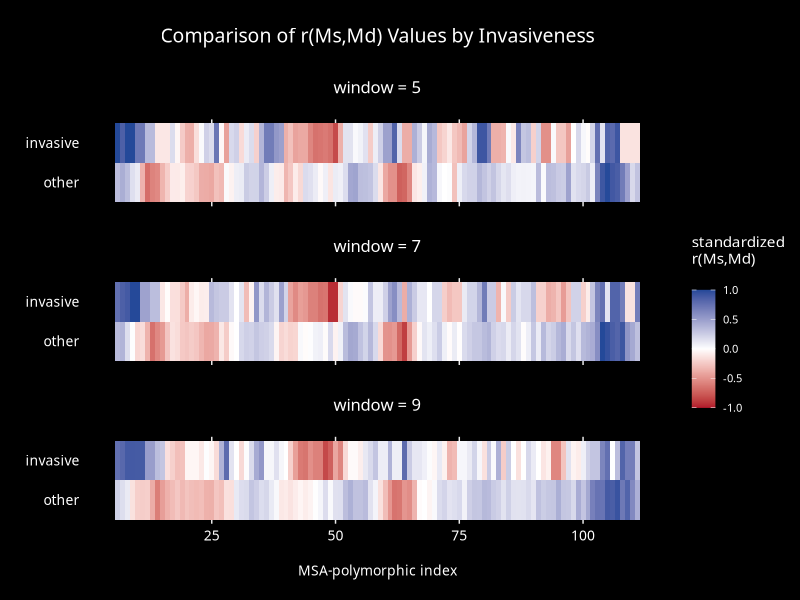

The R script that drew this image:

library(dplyr)
library(ggplot2)
library(tidyr)

data <- read.csv("data/all_r_values.csv") 

r1 <- range(data$position)[1]
r2 <- range(data$position)[2]

y_adj <- max(abs(range(data$r_value[data$invasive == "yes"])))
n_adj <- max(abs(range(data$r_value[data$invasive == "no"])))
    
cutoff <- -1

metric_names <- list(
    "5" = "\nwindow = 5\n", 
    "7" = "\nwindow = 7\n",
    "9" = "\nwindow = 9\n"
)

metric_labeller <- function(variable,value){
    return(metric_names[value])
}

data %>%
    mutate(invasive = factor(invasive, levels = c("no", "yes"))) %>%
    mutate(r_val_std = ifelse(invasive == "yes", r_value/y_adj, r_value/n_adj)) %>%
    mutate(r_val_std = ifelse(r_val_std < cutoff, NA, r_val_std)) %>%
    rowwise() %>%
    mutate(window = toString(window)) %>%
    ggplot(aes(x = position, y = invasive)) +
    ggtitle("\nComparison of r(Ms,Md) Values by Invasiveness") +
    geom_tile(aes(fill = r_val_std)) +
    scale_x_continuous(name = "\nMSA-polymorphic index\n", breaks = seq(25,100,25), limits = c(5,112)) +
    scale_y_discrete(name = "", labels = c("other", "invasive")) +
    scale_fill_gradientn(name = "standardized\nr(Ms,Md)\n", limits = c(-1, 1), 
                         colours = c("#B2182B","White","#244999"),
                         na.value = "gray20") +
    facet_wrap(~window, nrow = 3, labeller = metric_labeller) +
    theme_minimal() +
    theme(panel.grid.major.y = element_blank(),
          panel.grid.minor.x = element_blank(),
          text = element_text(color = "white", family = "Avenir"), 
          axis.text = element_text(color = "white", size = 10),
          axis.title.x = element_text(angle = 0, vjust = .5, hjust = .5, size = 10),
          plot.title = element_text(family = "Avenir Black", hjust = .5, size = 14), 
          plot.subtitle = element_text(family = "Avenir", hjust = .5, size = 10),
          plot.background = element_rect(fill = "black", color = "black"), 
          legend.background = element_rect(fill = "black"), 
          legend.key = element_rect(fill = "black"),
          legend.key.size = unit(.6, "cm"),
          legend.text = element_text(size = 8),
          strip.text = element_text(color = "white", family = "Avenir", size = 12))



